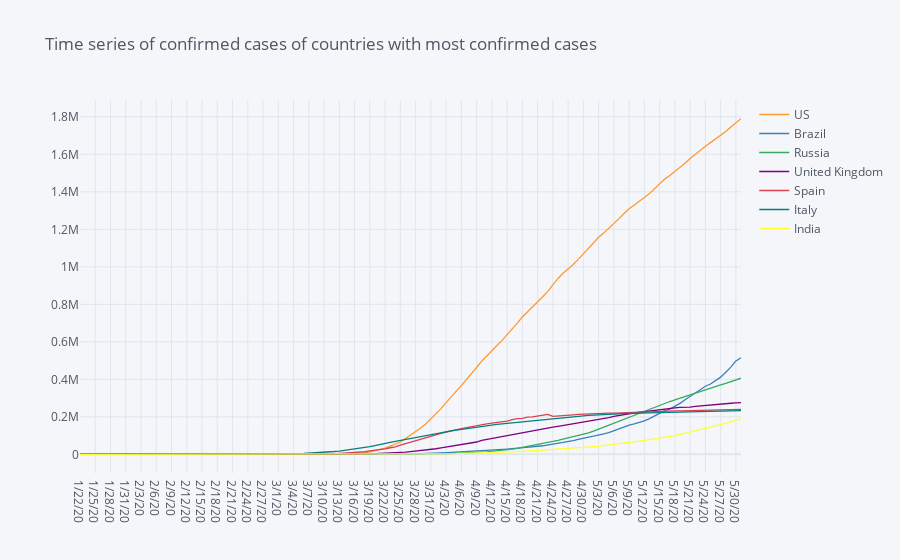

Source (notebook cell):
### Code cell
ts_country = df_conf.drop(columns = ['Lat', 'Long', 'Province/State'])
ts_country = ts_country.groupby(['Country']).sum()

#get countries with most cases on last date in dataframe
ts_country = ts_country.sort_values(by = ts_country.columns[-1], ascending = False).head(7)
#drop last date as not always updated
#ts_country.drop(ts_country.columns[len(ts_country.columns)-1], axis=1, inplace=True)

ts_country.transpose().iplot(title = 'Time series of confirmed cases of countries with most confirmed cases')

### Figure 1 — Plotly figure (JSON) as saved in the notebook; plotly's stock layout.template omitted (floating-point values rounded to 4 significant figures; data arrays with more than 128 entries replaced by an {"elided": "..."} marker saying what was removed)
{"data": [{"line": {"color": "rgba(255, 153, 51, 1.0)", "dash": "solid", "shape": "linear", "width": 1.3}, "mode": "lines", "name": "US", "text": "", "type": "scatter", "x": {"elided": "131 str values"}, "y": {"elided": "131 int values"}}, {"line": {"color": "rgba(55, 128, 191, 1.0)", "dash": "solid", "shape": "linear", "width": 1.3}, "mode": "lines", "name": "Brazil", "text": "", "type": "scatter", "x": {"elided": "131 str values"}, "y": {"elided": "131 int values"}}, {"line": {"color": "rgba(50, 171, 96, 1.0)", "dash": "solid", "shape": "linear", "width": 1.3}, "mode": "lines", "name": "Russia", "text": "", "type": "scatter", "x": {"elided": "131 str values"}, "y": {"elided": "131 int values"}}, {"line": {"color": "rgba(128, 0, 128, 1.0)", "dash": "solid", "shape": "linear", "width": 1.3}, "mode": "lines", "name": "United Kingdom", "text": "", "type": "scatter", "x": {"elided": "131 str values"}, "y": {"elided": "131 int values"}}, {"line": {"color": "rgba(219, 64, 82, 1.0)", "dash": "solid", "shape": "linear", "width": 1.3}, "mode": "lines", "name": "Spain", "text": "", "type": "scatter", "x": {"elided": "131 str values"}, "y": {"elided": "131 int values"}}, {"line": {"color": "rgba(0, 128, 128, 1.0)", "dash": "solid", "shape": "linear", "width": 1.3}, "mode": "lines", "name": "Italy", "text": "", "type": "scatter", "x": {"elided": "131 str values"}, "y": {"elided": "131 int values"}}, {"line": {"color": "rgba(255, 255, 51, 1.0)", "dash": "solid", "shape": "linear", "width": 1.3}, "mode": "lines", "name": "India", "text": "", "type": "scatter", "x": {"elided": "131 str values"}, "y": {"elided": "131 int values"}}], "layout": {"legend": {"bgcolor": "#F5F6F9", "font": {"color": "#4D5663"}}, "paper_bgcolor": "#F5F6F9", "plot_bgcolor": "#F5F6F9", "title": {"font": {"color": "#4D5663"}, "text": "Time series of confirmed cases of countries with most confirmed cases"}, "xaxis": {"gridcolor": "#E1E5ED", "showgrid": true, "tickfont": {"color": "#4D5663"}, "title": {"font": {"color": "#4D5663"}, "text": ""}, "zerolinecolor": "#E1E5ED"}, "yaxis": {"gridcolor": "#E1E5ED", "showgrid": true, "tickfont": {"color": "#4D5663"}, "title": {"font": {"color": "#4D5663"}, "text": ""}, "zerolinecolor": "#E1E5ED"}}}
